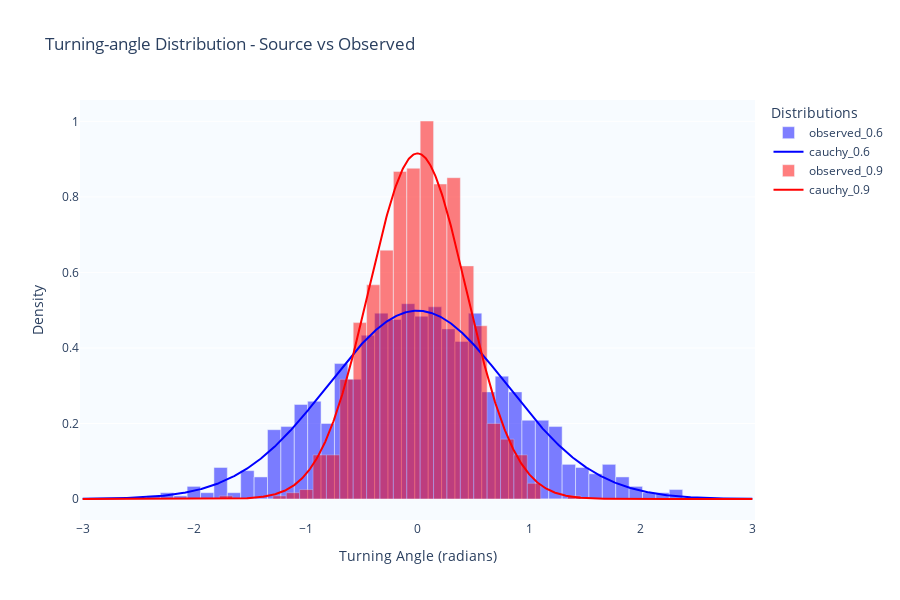

Here is the notebook cell this chart was saved with:
### Markdown cell above
# GENERATE TRJECTORIES AND PLOTING

### Code cell
cauchy_coefficients = [0.6, 0.9]

# Generate trajectories
trajectories = []
for coef in cauchy_coefficients:
    trajectory = crw_trajectory(n_steps=1000, correlation_coeff=coef)
    trajectories.append(trajectory)

# Plot the distributions
fig = plot_turning_angle_distributions(trajectories, cauchy_coefficients)
fig.show()

### Figure 1 — Plotly figure (JSON) as saved in the notebook; plotly's stock layout.template omitted (floating-point values rounded to 4 significant figures; data arrays with more than 128 entries replaced by an {"elided": "..."} marker saying what was removed)
{"data": [{"marker": {"color": "blue"}, "name": "observed_0.6", "opacity": 0.5, "type": "bar", "width": 0.12, "x": [-2.94, -2.82, -2.7, -2.58, -2.46, -2.34, -2.22, -2.1, -1.98, -1.86, -1.74, -1.62, -1.5, -1.38, -1.26, -1.14, -1.02, -0.9, -0.78, -0.66, -0.54, -0.42, -0.3, -0.18, -0.06, 0.06, 0.18, 0.3, 0.42, 0.54, 0.66, 0.78, 0.9, 1.02, 1.14, 1.26, 1.38, 1.5, 1.62, 1.74, 1.86, 1.98, 2.1, 2.22, 2.34, 2.46, 2.58, 2.7, 2.82, 2.94], "y": [0.0, 0.0, 0.0, 0.0, 0.0, 0.008342, 0.01668, 0.008342, 0.03337, 0.01668, 0.08342, 0.01668, 0.07508, 0.05839, 0.1835, 0.1919, 0.2503, 0.2586, 0.2002, 0.3587, 0.317, 0.4338, 0.4922, 0.4755, 0.5172, 0.4838, 0.5088, 0.4505, 0.4171, 0.4922, 0.2836, 0.3253, 0.2836, 0.2085, 0.2085, 0.1919, 0.09176, 0.08342, 0.06673, 0.09176, 0.05839, 0.03337, 0.01668, 0.01668, 0.02503, 0.0, 0.0, 0.0, 0.0, 0.0]}, {"line": {"color": "blue", "width": 2}, "mode": "lines", "name": "cauchy_0.6", "type": "scatter", "x": {"elided": "1000 float values"}, "y": {"elided": "1000 float values"}}, {"marker": {"color": "red"}, "name": "observed_0.9", "opacity": 0.5, "type": "bar", "width": 0.12, "x": [-2.94, -2.82, -2.7, -2.58, -2.46, -2.34, -2.22, -2.1, -1.98, -1.86, -1.74, -1.62, -1.5, -1.38, -1.26, -1.14, -1.02, -0.9, -0.78, -0.66, -0.54, -0.42, -0.3, -0.18, -0.06, 0.06, 0.18, 0.3, 0.42, 0.54, 0.66, 0.78, 0.9, 1.02, 1.14, 1.26, 1.38, 1.5, 1.62, 1.74, 1.86, 1.98, 2.1, 2.22, 2.34, 2.46, 2.58, 2.7, 2.82, 2.94], "y": [0.0, 0.0, 0.0, 0.0, 0.0, 0.0, 0.0, 0.0, 0.0, 0.0, 0.008342, 0.0, 0.0, 0.0, 0.008342, 0.01668, 0.02503, 0.1168, 0.1168, 0.317, 0.4671, 0.5672, 0.659, 0.8675, 0.8759, 1.001, 0.8342, 0.8509, 0.6173, 0.4588, 0.2002, 0.1585, 0.1168, 0.04171, 0.0, 0.0, 0.008342, 0.0, 0.0, 0.0, 0.0, 0.0, 0.0, 0.0, 0.0, 0.0, 0.0, 0.0, 0.0, 0.0]}, {"line": {"color": "red", "width": 2}, "mode": "lines", "name": "cauchy_0.9", "type": "scatter", "x": {"elided": "1000 float values"}, "y": {"elided": "1000 float values"}}], "layout": {"height": 600, "legend": {"title": {"text": "Distributions"}}, "plot_bgcolor": "rgba(240, 248, 255, 0.5)", "title": {"text": "Turning-angle Distribution - Source vs Observed"}, "xaxis": {"title": {"text": "Turning Angle (radians)"}}, "yaxis": {"title": {"text": "Density"}}}}
